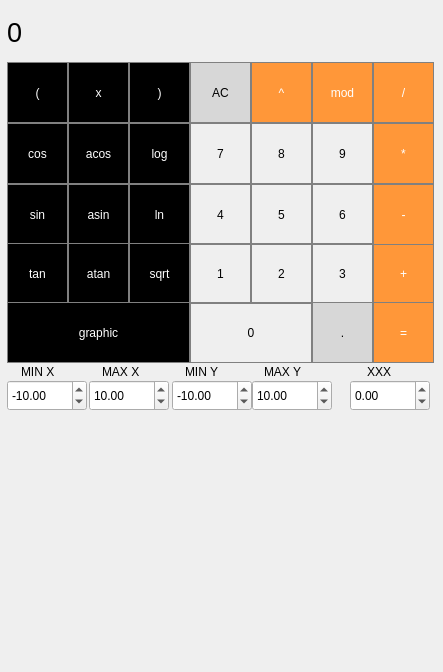
    <widget class="QWidget" name="tab_7">
     <attribute name="title">
      <string>Calculator</string>
     </attribute>
     <widget class="QDoubleSpinBox" name="Xx">
      <property name="geometry">
       <rect>
        <x>350</x>
        <y>380</y>
        <width>80</width>
        <height>31</height>
       </rect>
      </property>
      <property name="minimum">
       <double>-1000000000.000000000000000</double>
      </property>
      <property name="maximum">
       <double>1000000000.000000000000000</double>
      </property>
     </widget>
     <widget class="QPushButton" name="pushButton_sin">
      <property name="geometry">
       <rect>
        <x>7</x>
        <y>184</y>
        <width>61</width>
        <height>61</height>
       </rect>
      </property>
      <property name="styleSheet">
       <string notr="true">QPushButton {
  background-color: rgb(0, 0, 0);
  color: white; 
  border: 1px solid gray;
}

QPushButton:pressed {
    background-color: qlineargradient(x1: 0, y1: 0, x2: 0, y2: 1,
                                      stop: 0 #FF7832, stop: 1 #FF9739);
}</string>
      </property>
      <property name="text">
       <string>sin</string>
      </property>
     </widget>
     <widget class="QPushButton" name="pushButton_ln">
      <property name="geometry">
       <rect>
        <x>129</x>
        <y>184</y>
        <width>61</width>
        <height>61</height>
       </rect>
      </property>
      <property name="styleSheet">
       <string notr="true">QPushButton {
  background-color: rgb(0, 0, 0);
  color: white; 
  border: 1px solid gray;
}

QPushButton:pressed {
    background-color: qlineargradient(x1: 0, y1: 0, x2: 0, y2: 1,
                                      stop: 0 #FF7832, stop: 1 #FF9739);
}</string>
      </property>
      <property name="text">
       <string>ln</string>
      </property>
     </widget>
     <widget class="QPushButton" name="pushButton_4">
      <property name="geometry">
       <rect>
        <x>190</x>
        <y>184</y>
        <width>61</width>
        <height>61</height>
       </rect>
      </property>
      <property name="styleSheet">
       <string notr="true">QPushButton {
   border: 1px solid gray;
}
QPushButton:pressed {
    background-color: qlineargradient(x1: 0, y1: 0, x2: 0, y2: 1,
                                      stop: 0 #dadbde, stop: 1 #f6f7fa);
}
</string>
      </property>
      <property name="text">
       <string>4</string>
      </property>
     </widget>
     <widget class="QPushButton" name="pushButton_6">
      <property name="geometry">
       <rect>
        <x>312</x>
        <y>184</y>
        <width>61</width>
        <height>61</height>
       </rect>
      </property>
      <property name="styleSheet">
       <string notr="true">QPushButton {
   border: 1px solid gray;
}
QPushButton:pressed {
    background-color: qlineargradient(x1: 0, y1: 0, x2: 0, y2: 1,
                                      stop: 0 #dadbde, stop: 1 #f6f7fa);
}
</string>
      </property>
      <property name="text">
       <string>6</string>
      </property>
     </widget>
     <widget class="QPushButton" name="pushButton_0">
      <property name="geometry">
       <rect>
        <x>190</x>
        <y>302</y>
        <width>122</width>
        <height>61</height>
       </rect>
      </property>
      <property name="styleSheet">
       <string notr="true">QPushButton {
   border: 1px solid gray;
}
QPushButton:pressed {
    background-color: qlineargradient(x1: 0, y1: 0, x2: 0, y2: 1,
                                      stop: 0 #dadbde, stop: 1 #f6f7fa);
}
</string>
      </property>
      <property name="text">
       <string>0</string>
      </property>
     </widget>
     <widget class="QPushButton" name="pushButton_3">
      <property name="geometry">
       <rect>
        <x>312</x>
        <y>243</y>
        <width>61</width>
        <height>61</height>
       </rect>
      </property>
      <property name="styleSheet">
       <string notr="true">QPushButton {
   border: 1px solid gray;
}
QPushButton:pressed {
    background-color: qlineargradient(x1: 0, y1: 0, x2: 0, y2: 1,
                                      stop: 0 #dadbde, stop: 1 #f6f7fa);
}
</string>
      </property>
      <property name="text">
       <string>3</string>
      </property>
     </widget>
     <widget class="QPushButton" name="pushButton_asin">
      <property name="geometry">
       <rect>
        <x>68</x>
        <y>184</y>
        <width>61</width>
        <height>61</height>
       </rect>
      </property>
      <property name="styleSheet">
       <string notr="true">QPushButton {
  background-color: rgb(0, 0, 0);
  color: white; 
  border: 1px solid gray;
}

QPushButton:pressed {
    background-color: qlineargradient(x1: 0, y1: 0, x2: 0, y2: 1,
                                      stop: 0 #FF7832, stop: 1 #FF9739);
}</string>
      </property>
      <property name="text">
       <string>asin</string>
      </property>
     </widget>
     <widget class="QPushButton" name="pushButton_atan">
      <property name="geometry">
       <rect>
        <x>68</x>
        <y>243</y>
        <width>61</width>
        <height>61</height>
       </rect>
      </property>
      <property name="styleSheet">
       <string notr="true">QPushButton {
  background-color: rgb(0, 0, 0);
  color: white; 
  border: 1px solid gray;
}

QPushButton:pressed {
    background-color: qlineargradient(x1: 0, y1: 0, x2: 0, y2: 1,
                                      stop: 0 #FF7832, stop: 1 #FF9739);
}</string>
      </property>
      <property name="text">
       <string>atan</string>
      </property>
     </widget>
     <widget class="QPushButton" name="pushButton_mod">
      <property name="geometry">
       <rect>
        <x>312</x>
        <y>62</y>
        <width>61</width>
        <height>61</height>
       </rect>
      </property>
      <property name="styleSheet">
       <string notr="true">QPushButton {
  background-color: rgb(255, 151, 57);
  color: white; 
  border: 1px solid gray;
}

QPushButton:pressed {
    background-color: qlineargradient(x1: 0, y1: 0, x2: 0, y2: 1,
                                      stop: 0 #FF7832, stop: 1 #FF9739);
}</string>
      </property>
      <property name="text">
       <string>mod</string>
      </property>
     </widget>
     <widget class="QPushButton" name="pushButton_acos">
      <property name="geometry">
       <rect>
        <x>68</x>
        <y>123</y>
        <width>61</width>
        <height>61</height>
       </rect>
      </property>
      <property name="styleSheet">
       <string notr="true">QPushButton {
  background-color: rgb(0, 0, 0);
  color: white; 
  border: 1px solid gray;
}

QPushButton:pressed {
    background-color: qlineargradient(x1: 0, y1: 0, x2: 0, y2: 1,
                                      stop: 0 #FF7832, stop: 1 #FF9739);
}</string>
      </property>
      <property name="text">
       <string>acos</string>
      </property>
     </widget>
     <widget class="QPushButton" name="pushButton_sqrt">
      <property name="geometry">
       <rect>
        <x>129</x>
        <y>243</y>
        <width>61</width>
        <height>61</height>
       </rect>
      </property>
      <property name="styleSheet">
       <string notr="true">QPushButton {
  background-color: rgb(0, 0, 0);
  color: white; 
  border: 1px solid gray;
}

QPushButton:pressed {
    background-color: qlineargradient(x1: 0, y1: 0, x2: 0, y2: 1,
                                      stop: 0 #FF7832, stop: 1 #FF9739);
}</string>
      </property>
      <property name="text">
       <string>sqrt</string>
      </property>
     </widget>
     <widget class="QPushButton" name="pushButton_point">
      <property name="geometry">
       <rect>
        <x>312</x>
        <y>302</y>
        <width>61</width>
        <height>61</height>
       </rect>
      </property>
      <property name="styleSheet">
       <string notr="true">QPushButton {
  background-color: rgb(215, 215, 215);
  border: 1px solid gray;
}
QPushButton:pressed {
    background-color: qlineargradient(x1: 0, y1: 0, x2: 0, y2: 1,
                                      stop: 0 #BEBEBE, stop: 1 #D7D7D7);
}</string>
      </property>
      <property name="text">
       <string>.</string>
      </property>
     </widget>
     <widget class="QCustomPlot" name="widget" native="true">
      <property name="geometry">
       <rect>
        <x>7</x>
        <y>412</y>
        <width>421</width>
        <height>251</height>
       </rect>
      </property>
     </widget>
     <widget class="QPushButton" name="pushButton_div">
      <property name="geometry">
       <rect>
        <x>373</x>
        <y>62</y>
        <width>61</width>
        <height>61</height>
       </rect>
      </property>
      <property name="styleSheet">
       <string notr="true">QPushButton {
  background-color: rgb(255, 151, 57);
  color: white; 
  border: 1px solid gray;
}

QPushButton:pressed {
    background-color: qlineargradient(x1: 0, y1: 0, x2: 0, y2: 1,
                                      stop: 0 #FF7832, stop: 1 #FF9739);
}</string>
      </property>
      <property name="text">
       <string>/</string>
      </property>
     </widget>
     <widget class="QPushButton" name="pushButton_1">
      <property name="geometry">
       <rect>
        <x>190</x>
        <y>243</y>
        <width>61</width>
        <height>61</height>
       </rect>
      </property>
      <property name="styleSheet">
       <string notr="true">QPushButton {
   border: 1px solid gray;
}
QPushButton:pressed {
    background-color: qlineargradient(x1: 0, y1: 0, x2: 0, y2: 1,
                                      stop: 0 #dadbde, stop: 1 #f6f7fa);
}
</string>
      </property>
      <property name="text">
       <string>1</string>
      </property>
     </widget>
     <widget class="QPushButton" name="pushButton_7">
      <property name="geometry">
       <rect>
        <x>190</x>
        <y>123</y>
        <width>61</width>
        <height>61</height>
       </rect>
      </property>
      <property name="styleSheet">
       <string notr="true">QPushButton {
   border: 1px solid gray;
}
QPushButton:pressed {
    background-color: qlineargradient(x1: 0, y1: 0, x2: 0, y2: 1,
                                      stop: 0 #dadbde, stop: 1 #f6f7fa);
}
</string>
      </property>
      <property name="text">
       <string>7</string>
      </property>
     </widget>
     <widget class="QLabel" name="label_3">
      <property name="geometry">
       <rect>
        <x>185</x>
        <y>362</y>
        <width>41</width>
        <height>20</height>
       </rect>
      </property>
      <property name="text">
       <string>MIN Y</string>
      </property>
     </widget>
     <widget class="QLabel" name="label_2">
      <property name="geometry">
       <rect>
        <x>102</x>
        <y>362</y>
        <width>41</width>
        <height>20</height>
       </rect>
      </property>
      <property name="text">
       <string>MAX X</string>
      </property>
     </widget>
     <widget class="QPushButton" name="pushButton_x">
      <property name="geometry">
       <rect>
        <x>68</x>
        <y>62</y>
        <width>61</width>
        <height>61</height>
       </rect>
      </property>
      <property name="styleSheet">
       <string notr="true">QPushButton {
  background-color: rgb(0, 0, 0);
  color: white; 
  border: 1px solid gray;
}

QPushButton:pressed {
    background-color: qlineargradient(x1: 0, y1: 0, x2: 0, y2: 1,
                                      stop: 0 #FF7832, stop: 1 #FF9739);
}</string>
      </property>
      <property name="text">
       <string>x</string>
      </property>
     </widget>
     <widget class="QLabel" name="result_show">
      <property name="geometry">
       <rect>
        <x>7</x>
        <y>2</y>
        <width>427</width>
        <height>61</height>
       </rect>
      </property>
      <property name="font">
       <font>
        <pointsize>20</pointsize>
       </font>
      </property>
      <property name="styleSheet">
       <string notr="true">QLabel {
  qproperty-alignment: 'AlignVCenter | AlignRight';
  border: 1px solid gray;
}

background-color : white;
</string>
      </property>
      <property name="text">
       <string>0</string>
      </property>
     </widget>
     <widget class="QPushButton" name="pushButton_degree">
      <property name="geometry">
       <rect>
        <x>251</x>
        <y>62</y>
        <width>61</width>
        <height>61</height>
       </rect>
      </property>
      <property name="styleSheet">
       <string notr="true">QPushButton {
  background-color: rgb(255, 151, 57);
  color: white; 
  border: 1px solid gray;
}

QPushButton:pressed {
    background-color: qlineargradient(x1: 0, y1: 0, x2: 0, y2: 1,
                                      stop: 0 #FF7832, stop: 1 #FF9739);
}</string>
      </property>
      <property name="text">
       <string>^</string>
      </property>
     </widget>
     <widget class="QLabel" name="label_4">
      <property name="geometry">
       <rect>
        <x>264</x>
        <y>362</y>
        <width>41</width>
        <height>20</height>
       </rect>
      </property>
      <property name="text">
       <string>MAX Y</string>
      </property>
     </widget>
     <widget class="QLabel" name="label_5">
      <property name="geometry">
       <rect>
        <x>367</x>
        <y>362</y>
        <width>41</width>
        <height>20</height>
       </rect>
      </property>
      <property name="text">
       <string>XXX</string>
      </property>
     </widget>
     <widget class="QPushButton" name="pushButton_5">
      <property name="geometry">
       <rect>
        <x>251</x>
        <y>184</y>
        <width>61</width>
        <height>61</height>
       </rect>
      </property>
      <property name="styleSheet">
       <string notr="true">QPushButton {
   border: 1px solid gray;
}
QPushButton:pressed {
    background-color: qlineargradient(x1: 0, y1: 0, x2: 0, y2: 1,
                                      stop: 0 #dadbde, stop: 1 #f6f7fa);
}
</string>
      </property>
      <property name="text">
       <string>5</string>
      </property>
     </widget>
     <widget class="QPushButton" name="pushButton_plus">
      <property name="geometry">
       <rect>
        <x>373</x>
        <y>243</y>
        <width>61</width>
        <height>61</height>
       </rect>
      </property>
      <property name="styleSheet">
       <string notr="true">QPushButton {
  background-color: rgb(255, 151, 57);
  color: white; 
  border: 1px solid gray;
}

QPushButton:pressed {
    background-color: qlineargradient(x1: 0, y1: 0, x2: 0, y2: 1,
                                      stop: 0 #FF7832, stop: 1 #FF9739);
}</string>
      </property>
      <property name="text">
       <string>+</string>
      </property>
     </widget>
     <widget class="QPushButton" name="pushButton_tan">
      <property name="geometry">
       <rect>
        <x>7</x>
        <y>243</y>
        <width>61</width>
        <height>61</height>
       </rect>
      </property>
      <property name="styleSheet">
       <string notr="true">QPushButton {
  background-color: rgb(0, 0, 0);
  color: white; 
  border: 1px solid gray;
}

QPushButton:pressed {
    background-color: qlineargradient(x1: 0, y1: 0, x2: 0, y2: 1,
                                      stop: 0 #FF7832, stop: 1 #FF9739);
}</string>
      </property>
      <property name="text">
       <string>tan</string>
      </property>
     </widget>
     <widget class="QLabel" name="label_1">
      <property name="geometry">
       <rect>
        <x>21</x>
        <y>362</y>
        <width>41</width>
        <height>20</height>
       </rect>
      </property>
      <property name="text">
       <string>MIN X</string>
      </property>
     </widget>
     <widget class="QPushButton" name="pushButton_equally">
      <property name="geometry">
       <rect>
        <x>373</x>
        <y>302</y>
        <width>61</width>
        <height>61</height>
       </rect>
      </property>
      <property name="styleSheet">
       <string notr="true">QPushButton {
  background-color: rgb(255, 151, 57);
  color: white; 
  border: 1px solid gray;
}

QPushButton:pressed {
    background-color: qlineargradient(x1: 0, y1: 0, x2: 0, y2: 1,
                                      stop: 0 #FF7832, stop: 1 #FF9739);
}</string>
      </property>
      <property name="text">
       <string>=</string>
      </property>
     </widget>
     <widget class="QPushButton" name="pushButton_open_brace">
      <property name="geometry">
       <rect>
        <x>7</x>
        <y>62</y>
        <width>61</width>
        <height>61</height>
       </rect>
      </property>
      <property name="styleSheet">
       <string notr="true">QPushButton {
  background-color: rgb(0, 0, 0);
  color: white; 
  border: 1px solid gray;
}

QPushButton:pressed {
    background-color: qlineargradient(x1: 0, y1: 0, x2: 0, y2: 1,
                                      stop: 0 #FF7832, stop: 1 #FF9739);
}</string>
      </property>
      <property name="text">
       <string>(</string>
      </property>
     </widget>
     <widget class="QPushButton" name="pushButton_graphic">
      <property name="geometry">
       <rect>
        <x>7</x>
        <y>302</y>
        <width>183</width>
        <height>61</height>
       </rect>
      </property>
      <property name="styleSheet">
       <string notr="true">QPushButton {
  background-color: rgb(0, 0, 0);
  color: white; 
  border: 1px solid gray;
}

QPushButton:pressed {
    background-color: qlineargradient(x1: 0, y1: 0, x2: 0, y2: 1,
                                      stop: 0 #FF7832, stop: 1 #FF9739);
}</string>
      </property>
      <property name="text">
       <string>graphic</string>
      </property>
     </widget>
     <widget class="QPushButton" name="pushButton_8">
      <property name="geometry">
       <rect>
        <x>251</x>
        <y>123</y>
        <width>61</width>
        <height>61</height>
       </rect>
      </property>
      <property name="styleSheet">
       <string notr="true">QPushButton {
   border: 1px solid gray;
}
QPushButton:pressed {
    background-color: qlineargradient(x1: 0, y1: 0, x2: 0, y2: 1,
                                      stop: 0 #dadbde, stop: 1 #f6f7fa);
}
</string>
      </property>
      <property name="text">
       <string>8</string>
      </property>
     </widget>
     <widget class="QPushButton" name="pushButton_2">
      <property name="geometry">
       <rect>
        <x>251</x>
        <y>243</y>
        <width>61</width>
        <height>61</height>
       </rect>
      </property>
      <property name="styleSheet">
       <string notr="true">QPushButton {
   border: 1px solid gray;
}
QPushButton:pressed {
    background-color: qlineargradient(x1: 0, y1: 0, x2: 0, y2: 1,
                                      stop: 0 #dadbde, stop: 1 #f6f7fa);
}
</string>
      </property>
      <property name="text">
       <string>2</string>
      </property>
     </widget>
     <widget class="QPushButton" name="pushButton_close_brace">
      <property name="geometry">
       <rect>
        <x>129</x>
        <y>62</y>
        <width>61</width>
        <height>61</height>
       </rect>
      </property>
      <property name="styleSheet">
       <string notr="true">QPushButton {
  background-color: rgb(0, 0, 0);
  color: white; 
  border: 1px solid gray;
}

QPushButton:pressed {
    background-color: qlineargradient(x1: 0, y1: 0, x2: 0, y2: 1,
                                      stop: 0 #FF7832, stop: 1 #FF9739);
}</string>
      </property>
      <property name="text">
       <string>)</string>
      </property>
     </widget>
     <widget class="QPushButton" name="pushButton_AC">
      <property name="geometry">
       <rect>
        <x>190</x>
        <y>62</y>
        <width>61</width>
        <height>61</height>
       </rect>
      </property>
      <property name="styleSheet">
       <string notr="true">QPushButton {
  background-color: rgb(215, 215, 215);
  border: 1px solid gray;
}
QPushButton:pressed {
    background-color: qlineargradient(x1: 0, y1: 0, x2: 0, y2: 1,
                                      stop: 0 #BEBEBE, stop: 1 #D7D7D7);
}</string>
      </property>
      <property name="text">
       <string>AC</string>
      </property>
     </widget>
     <widget class="QPushButton" name="pushButton_log">
      <property name="geometry">
       <rect>
        <x>129</x>
        <y>123</y>
        <width>61</width>
        <height>61</height>
       </rect>
      </property>
      <property name="styleSheet">
       <string notr="true">QPushButton {
  background-color: rgb(0, 0, 0);
  color: white; 
  border: 1px solid gray;
}

QPushButton:pressed {
    background-color: qlineargradient(x1: 0, y1: 0, x2: 0, y2: 1,
                                      stop: 0 #FF7832, stop: 1 #FF9739);
}</string>
      </property>
      <property name="text">
       <string>log</string>
      </property>
     </widget>
     <widget class="QPushButton" name="pushButton_9">
      <property name="geometry">
       <rect>
        <x>312</x>
        <y>123</y>
        <width>61</width>
        <height>61</height>
       </rect>
      </property>
      <property name="styleSheet">
       <string notr="true">QPushButton {
   border: 1px solid gray;
}
QPushButton:pressed {
    background-color: qlineargradient(x1: 0, y1: 0, x2: 0, y2: 1,
                                      stop: 0 #dadbde, stop: 1 #f6f7fa);
}
</string>
      </property>
      <property name="text">
       <string>9</string>
      </property>
     </widget>
     <widget class="QPushButton" name="pushButton_multi">
      <property name="geometry">
       <rect>
        <x>373</x>
        <y>123</y>
        <width>61</width>
        <height>61</height>
       </rect>
      </property>
      <property name="styleSheet">
       <string notr="true">QPushButton {
  background-color: rgb(255, 151, 57);
  color: white; 
  border: 1px solid gray;
}

QPushButton:pressed {
    background-color: qlineargradient(x1: 0, y1: 0, x2: 0, y2: 1,
                                      stop: 0 #FF7832, stop: 1 #FF9739);
}</string>
      </property>
      <property name="text">
       <string>*</string>
      </property>
     </widget>
     <widget class="QPushButton" name="pushButton_minus">
      <property name="geometry">
       <rect>
        <x>373</x>
        <y>184</y>
        <width>61</width>
        <height>61</height>
       </rect>
      </property>
      <property name="styleSheet">
       <string notr="true">QPushButton {
  background-color: rgb(255, 151, 57);
  color: white; 
  border: 1px solid gray;
}

QPushButton:pressed {
    background-color: qlineargradient(x1: 0, y1: 0, x2: 0, y2: 1,
                                      stop: 0 #FF7832, stop: 1 #FF9739);
}</string>
      </property>
      <property name="text">
       <string>-</string>
      </property>
     </widget>
     <widget class="QPushButton" name="pushButton_cos">
      <property name="geometry">
       <rect>
        <x>7</x>
        <y>123</y>
        <width>61</width>
        <height>61</height>
       </rect>
      </property>
      <property name="styleSheet">
       <string notr="true">QPushButton {
  background-color: rgb(0, 0, 0);
  color: white; 
  border: 1px solid gray;
}

QPushButton:pressed {
    background-color: qlineargradient(x1: 0, y1: 0, x2: 0, y2: 1,
                                      stop: 0 #FF7832, stop: 1 #FF9739);
}</string>
      </property>
      <property name="text">
       <string>cos</string>
      </property>
     </widget>
     <widget class="QDoubleSpinBox" name="MIN_X">
      <property name="geometry">
       <rect>
        <x>7</x>
        <y>380</y>
        <width>80</width>
        <height>31</height>
       </rect>
      </property>
      <property name="minimum">
       <double>-1000000.000000000000000</double>
      </property>
      <property name="maximum">
       <double>1000000.000000000000000</double>
      </property>
      <property name="value">
       <double>-10.000000000000000</double>
      </property>
     </widget>
     <widget class="QDoubleSpinBox" name="MAX_X">
      <property name="geometry">
       <rect>
        <x>89</x>
        <y>380</y>
        <width>80</width>
        <height>31</height>
       </rect>
      </property>
      <property name="minimum">
       <double>-1000000.000000000000000</double>
      </property>
      <property name="maximum">
       <double>1000000.000000000000000</double>
      </property>
      <property name="value">
       <double>10.000000000000000</double>
      </property>
     </widget>
     <widget class="QDoubleSpinBox" name="MIN_Y">
      <property name="geometry">
       <rect>
        <x>172</x>
        <y>380</y>
        <width>80</width>
        <height>31</height>
       </rect>
      </property>
      <property name="minimum">
       <double>-1000000.000000000000000</double>
      </property>
      <property name="maximum">
       <double>1000000.000000000000000</double>
      </property>
      <property name="value">
       <double>-10.000000000000000</double>
      </property>
     </widget>
     <widget class="QDoubleSpinBox" name="MAX_Y">
      <property name="geometry">
       <rect>
        <x>252</x>
        <y>380</y>
        <width>80</width>
        <height>31</height>
       </rect>
      </property>
      <property name="minimum">
       <double>-1000000.000000000000000</double>
      </property>
      <property name="maximum">
       <double>1000000.000000000000000</double>
      </property>
      <property name="value">
       <double>10.000000000000000</double>
      </property>
     </widget>
    </widget>
